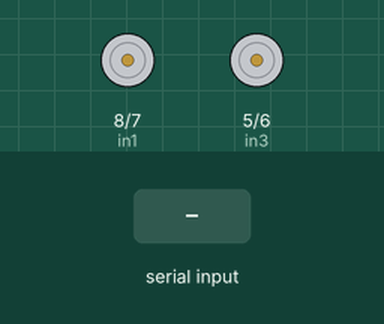
This sketch was run on a simulated Arduino Uno, built with avr-gcc and run on an emulated ATmega328P. On the bench: motor-driver pin pairs drawn as motors (green arrow = first pin HIGH = forward, orange = second pin HIGH = backward, longer = more drive, scaled by the enable pin). The inputs (shaded band) are chosen by the test bench.

Above: at 1.2 s.
1.3 s: "F" received over Serial
At 2.4 s:
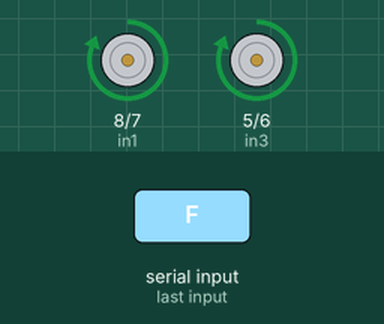
2.8 s: "B" received over Serial
At 3.5 s:
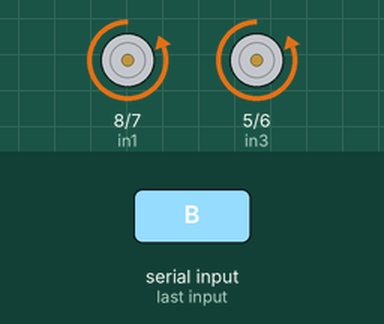
4.3 s: "R" received over Serial
At 4.7 s:
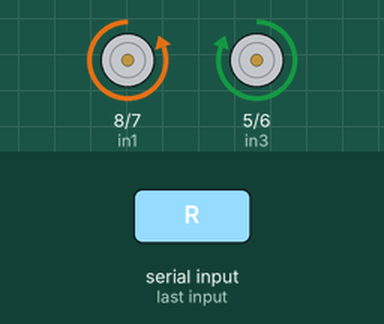
5.8 s: "L" received over Serial
At 7.0 s:
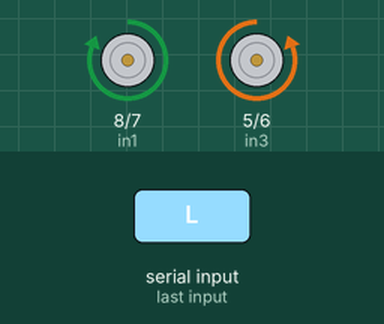
7.3 s: "S" received over Serial
At 8.2 s:
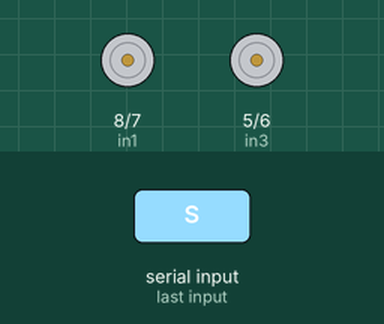
Timing chart, 0 to 9.8 s (numbered marks = the images above; inputs shaded):
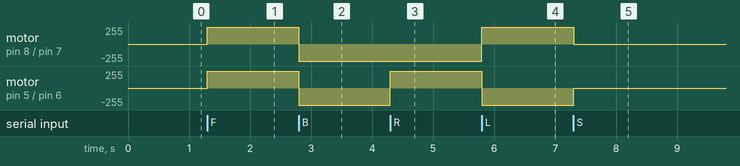

The sketch:

task3_Bluetooth.ino
```cpp
//motor a
int ena=9;
int in1=8;
int in2=7;
//motor a
int enb=3;
int in3=5;
int in4=6;
char state ='S';
void setup() {
  pinMode(ena,OUTPUT);
  pinMode(in1,OUTPUT);
  pinMode(in2,OUTPUT);
  pinMode(enb,OUTPUT);
  pinMode(in3,OUTPUT);
  pinMode(in4,OUTPUT);
  Serial.begin(9600);
}

void loop() {
  analogWrite(enb,255);
  analogWrite(ena,255);
  if(Serial.available()>0)
  {
   state=Serial.read();
    }
  switch (state)
  {
    case 'S':  // stop
    digitalWrite(in1,LOW);
    digitalWrite(in2,LOW);
    digitalWrite(in3,LOW);
    digitalWrite(in4,LOW);
    break;
    case 'F': // move forward
    digitalWrite(in1,HIGH);
    digitalWrite(in2,LOW);
    digitalWrite(in3,HIGH);
    digitalWrite(in4,LOW);
    break;
    case 'B': // move backward
    digitalWrite(in1,LOW);
    digitalWrite(in2,HIGH);
    digitalWrite(in3,LOW);
    digitalWrite(in4,HIGH);
    break;

    case 'R': //move right
    digitalWrite(in1,LOW);
    digitalWrite(in2,HIGH);
    digitalWrite(in3,HIGH);
    digitalWrite(in4,LOW);
    break;

    case 'L': // move left
    digitalWrite(in1,HIGH);
    digitalWrite(in2,LOW);
    digitalWrite(in3,LOW);
    digitalWrite(in4,HIGH);
    break;
  }

}
```

Measured:
- after the input at 1.3 s, motor on pin 8 (in1) / pin 7 (in2), motor on pin 5 (in3) / pin 6 (in4): stopped → forward 255/255 at once
- after the input at 2.8 s, motor on pin 8 (in1) / pin 7 (in2), motor on pin 5 (in3) / pin 6 (in4): forward 255/255 → backward 255/255 at once
- after the input at 4.3 s, motor on pin 5 (in3) / pin 6 (in4): backward 255/255 → forward 255/255 at once
- after the input at 5.8 s, motor on pin 8 (in1) / pin 7 (in2): backward 255/255 → forward 255/255 at once; motor on pin 5 (in3) / pin 6 (in4): forward 255/255 → backward 255/255 at once
- after the input at 7.3 s, motor on pin 8 (in1) / pin 7 (in2): forward 255/255 → stopped at once; motor on pin 5 (in3) / pin 6 (in4): backward 255/255 → stopped at once
